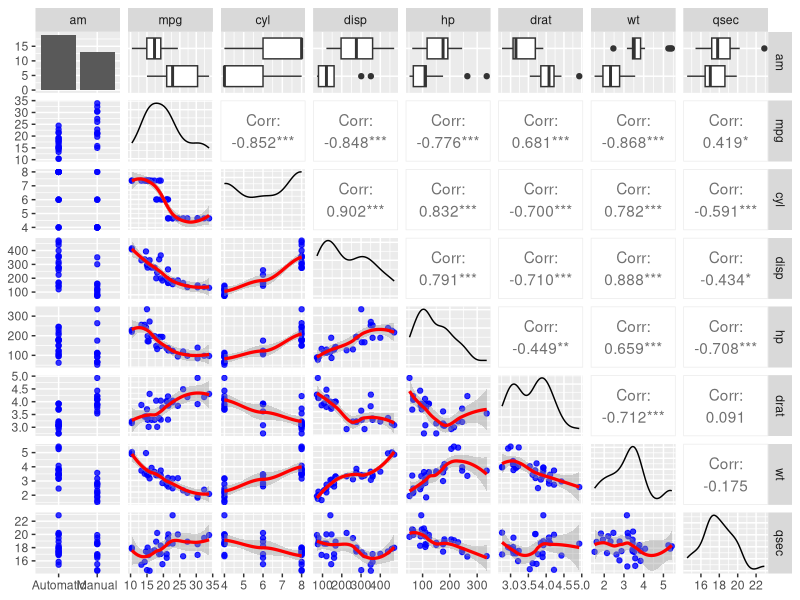
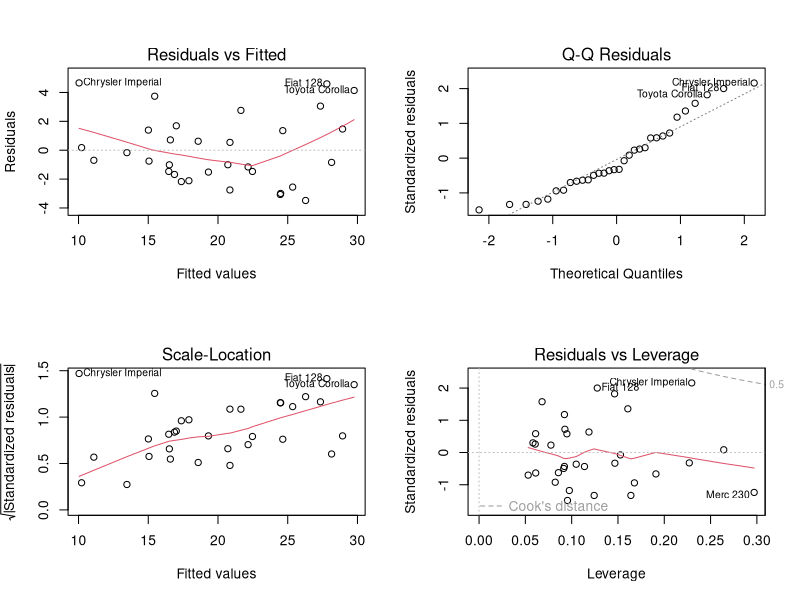

Generate these figures, in order, with R:
## ---- chunk 1
#necessary libraries:
library(knitr); library(ggplot2); library(GGally)
#dataset:
data("mtcars"); cars<-mtcars
# Set factorial variables as factors:
cars$am[cars$am==0] <- "Automatic"; cars$am[cars$am==1] <- "Manual"
cars$vs[cars$vs==0] <- "V"; cars$vs[cars$vs==1] <- "S"
cars$am <-as.factor(cars$am); cars$vs <-as.factor(cars$vs)
## ---- chunk 2
.ggpairs <- function(colInds, data=iris) {
  n <- length(colInds)
  cols <- expand.grid(names(data)[colInds], names(data)[colInds])
  cInds <- unlist(mapply(function(a, b, c) a*n+b:c, 0:max(0,n-2), 2:n,
                         rep(n, n-1)))
  cols <- cols[cInds,]  # indices will be in column major order
  
  ## These parameters are applied to each plot we create
  pars <- list(geom_point(alpha=0.8, color="blue"),              
               geom_smooth(method="loess", color="red", lwd=1.1))
  
  ## Create the plots (dont need the lower plots in the ggpairs call)
  plots <- apply(cols, 1, function(cols)                    
    ggplot(data[,cols], aes_string(x=cols[2], y=cols[1])) + pars)
  gg <- ggpairs(data[, colInds],
                diag=list(continuous="density"), 
                upper=list(axisLabels='show'))
  
  rowFromTop <- unlist(mapply(`:`, 2:n, rep(n, n-1)))
  colFromLeft <- rep(1:(n-1), times=(n-1):1)
  for (i in seq_along(plots)) 
    gg <- putPlot(gg, plots[[i]], rowFromTop[i], colFromLeft[i])
  return( gg )
}

## ---- chunk 3
.ggpairs(c(9, 1:7), data=cars)
## ---- chunk 4
fit1<-lm(mpg ~ ., data=mtcars)
## ---- chunk 5
fit2<-update(fit1, ~.-cyl)
anova(fit1, fit2)
summary(fit2)
fit3<-update(fit2, ~.-vs)
anova(fit2, fit3)
summary(fit3)
fit4<-update(fit3, ~.-carb)
anova(fit3, fit4)
summary(fit4)
fit5<-update(fit4, ~.-gear)
anova(fit4, fit5)
summary(fit5)
fit6<-update(fit5, ~.-drat)
anova(fit6,fit5)
summary(fit6)
fit7<-update(fit6, ~.-disp)
anova(fit6, fit7)
summary(fit7)
fit8<-update(fit7, ~.-hp)
summary(fit8)$coeff
## ---- chunk 6
fit10<-lm(mpg~am+wt+qsec, data=cars)
summary(fit10)$coeff
## ---- chunk 7
sum_coeff<-summary(fit10)$coeff
sum_coeff[2,1] + c(-1, 1)*qt(.975, df=fit10$df)*sum_coeff[2,2]
## ---- chunk 8
par(mfrow=c(2,2))
plot(fit10)
